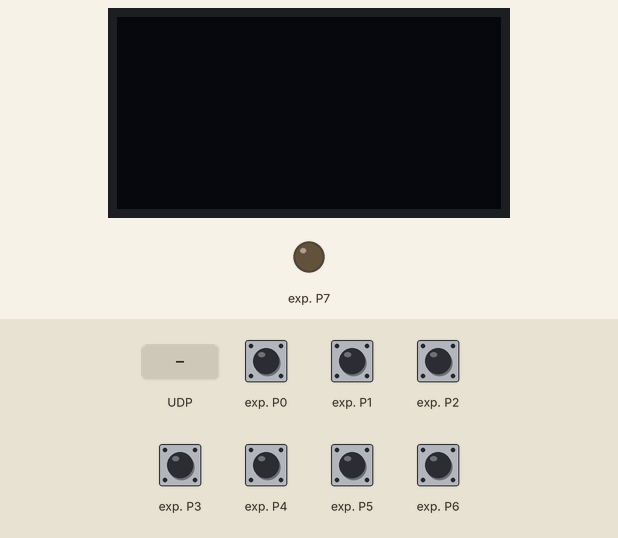
This program was run on a simulated Raspberry Pi (BCM pin numbers). On the bench: 128×64 one-colour display, output pins drawn as LEDs (lit = HIGH). Inputs (shaded band) come from the test bench; at power-on: exp. P0–6 HIGH. Threads take turns every 2 ms; library files of the repository ran but are not shown: SSD1306.py; pins used as bus, display or sensor lines are not drawn; what the program prints to the terminal is not drawn.

Above: at 1.2 s.
1.3 s: UDP packet "FALL" arrives
At 2.7 s:
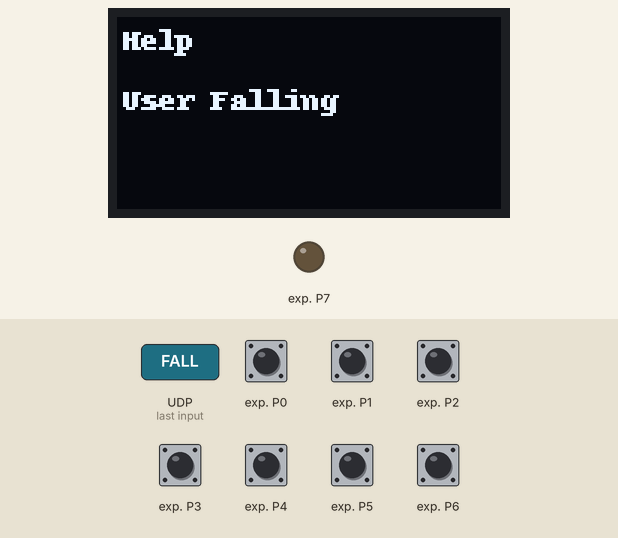
At 5.3 s:
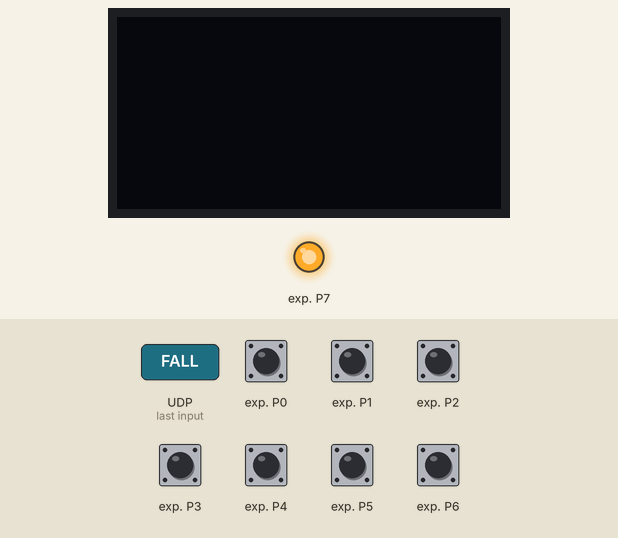
Timing chart, 0 to 6.8 s (numbered marks = the images above; inputs shaded):
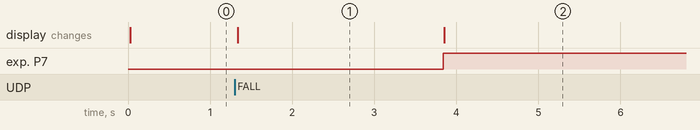

Measured:
- after the input at 1.3 s, exp. P7: LOW → HIGH after 2.5 s; the display: changes at once (image 1)
- what the display in image 1 shows lasts 2.6 s, from 1.3 s to 3.9 s

The program:

buzzer.py
```python
#!/usr/bin/python
# -*- coding:utf-8 -*-
#Based on https://www.waveshare.com/wiki/File:Pioneer600-Code.tar.gz Libaries
import RPi.GPIO as GPIO #import RPI.GPIO module
import smbus # smbus Library
import time # Time Library
import socket #socket Library
import spidev as SPI #Library for interfacing with SPI device
import SSD1306 #SDD1306 Driver
import threading
from threading import Thread
from PIL import Image  #Python Imaging Library
from PIL import ImageDraw #Python Imaging Library
from PIL import ImageFont #Python Imaging Library
UDP_IP="192.168.43.252" #IP address for this raspberry pi
UDP_PORT=5000 #Port number used for UDP
sock= socket.socket(socket.AF_INET,socket.SOCK_DGRAM) #Specify that IPV4 and UDP is used
sock.bind((UDP_IP, UDP_PORT))   #socket.bind
address = 0x20 #i2c address

def beep_on(): #function to turn the buzzer on
	bus.write_byte(address,0x7F&bus.read_byte(address))
def beep_off(): #function to turn buzzer off
	bus.write_byte(address,0x80|bus.read_byte(address))
	disp.clear()
	disp.display()
def display_help():
	draw.text((x, top),    'Help',  font=font, fill=500)  #Draw text on image
	draw.text((x, top+20), 'User Falling', font=font, fill=500) #Draw text on image
#Display image
	disp.image(image)
	disp.display()
	#print("test")
def alert_user():
	beep_on() # write register to beep
	display_help() # display help message
	threading.Timer(2.5,beep_off).start() #threaded timer to off beep and clear display
	print("Reseted")
# Raspberry Pi pin configuration:
RST = 19
DC = 16
device = 0
bus = smbus.SMBus(1)
#print("PCF8574 Test Program !!!")
# 128x64 display with hardware SPI:
disp = SSD1306.SSD1306(RST, DC, SPI.SpiDev(0, device))
#print("PCF8574 Test Program !!!")
disp.begin()
# Clear display.
disp.clear()
disp.display()
#Create blank image for drawing.
# Make sure to create image with mode '1' for 1-bit color.
width = disp.width
height = disp.height
image = Image.new('1', (width, height))
# Get drawing object to draw on image.
draw = ImageDraw.Draw(image)
#print("draw Image")
# Draw a black filled box to clear the image.
draw.rectangle((0,0,width,height), outline=0, fill=0)
# Draw some shapes.
padding = 2
shape_width = 20
top = padding
bottom = height-padding
    # Move left to right keeping track of the current x position for drawing shapes.
x = padding
    # Load default font.
font = ImageFont.load_default() #Load font
fall = False #set default flag for
while True:
    #beep_off()
    #print("Fall")
    data, addr = sock.recvfrom(1026) #recv message from client,buffersize is 1026
    position = data.decode('ascii') #decode using ascii
    print("Fall")
    if position == "FALL": #check if is FALL
        fall = True  #set fall to True
    if fall == True:  #if condition to check if fall is true
        alert_user()
        fall = False
```
